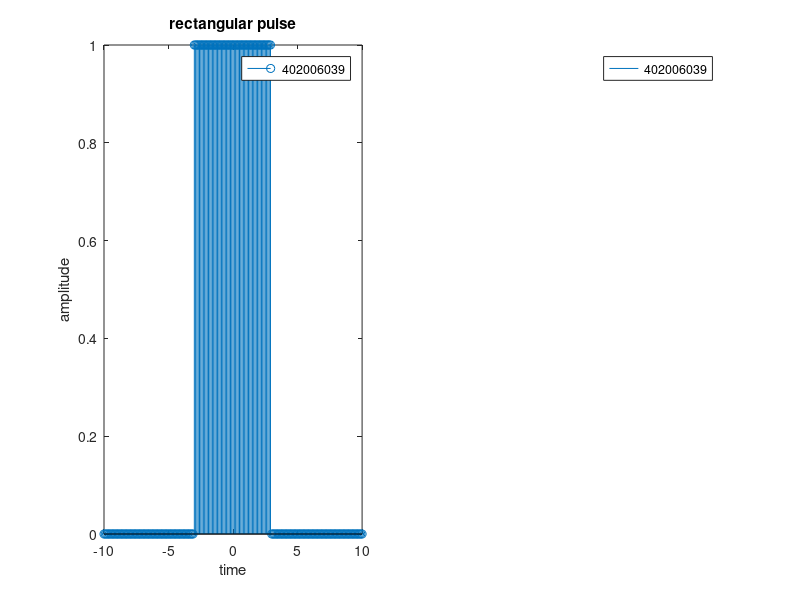

MATLAB code for this plot:
clc 
clear all
n=-10:0.1:10;
x=n>=-3;
y=n>=3;
r=x-y;
subplot(1,2,1);
stem(n,r);
xlabel('time');
ylabel('amplitude');
title('rectangular pulse');
legend('402006039');
z=0
for w=-40*pi:0.001:40*pi
    z=z+1
    p(z)=sum(r.*exp(-j+w.*n));
end
    w=-40*pi:0.001:40*pi
    subplot(1,2,2);
    plot(w,p);
    xlabel('frequency');
    ylabel('amplitude');
    title('DTFT');
    legend('402006039');
    xlim([-100 100])
